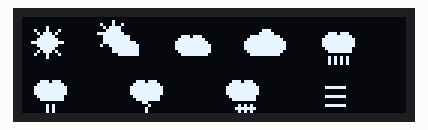
A sketch run on a simulated ESP32. Shown: 128×32 one-colour display.

Above: at 0.1 s.

The sketch:

full-weather-icons.ino
```cpp
// Test Sketch that displays all weather icons

#include <Arduino.h>
#include <Wire.h>
#include <Adafruit_GFX.h>
#include <Adafruit_SSD1306.h>
#include <math.h>

// —— OLED config —— //
#define SCREEN_WIDTH 128
#define SCREEN_HEIGHT 32
#define OLED_ADDR     0x3C
#define OLED_RESET    -1
#define SDA_PIN       21
#define SCL_PIN       22

Adafruit_SSD1306 display(SCREEN_WIDTH, SCREEN_HEIGHT, &Wire, OLED_RESET);

// List of weather icon codes to preview
const String codes[] = {
  "01d", "02d", "03d", "04d", "09d",   // row 1
  "10d", "11d", "13d", "50d"           // row 2
};

void setup() {
  Serial.begin(115200);
  Wire.begin(SDA_PIN, SCL_PIN);
  if (!display.begin(SSD1306_SWITCHCAPVCC, OLED_ADDR)) {
    Serial.println("OLED init failed");
    while (1) delay(1000);
  }
  display.clearDisplay();
}

void loop() {
  display.clearDisplay();

  // Row 1
  for (int i = 0; i < 5; i++) {
    int x = 4 + i * 24;
    drawWeatherIcon(codes[i], x, 4);
  }

  // Row 2
  for (int i = 5; i < 9; i++) {
    int j = i - 5;
    int x = 4 + j * 32;
    drawWeatherIcon(codes[i], x, 20);
  }

  display.display();
  delay(3000);
}

void drawWeatherIcon(const String& ic, int x, int y) {
  int cx = x + 4, cy = y + 4;

if (ic.startsWith("01")) {
  // SUN: slightly larger core + 8 proportionally spaced rays
  display.fillCircle(x + 4, y + 4, 3, SSD1306_WHITE);
  const int rx[8] = {4, 8, 9, 8, 4, 0, -1, 0};
  const int ry[8] = {-1, 0, 4, 8, 9, 8, 4, 0};
  for (int i = 0; i < 8; i++) {
    display.drawLine(x + 4, y + 4, x + rx[i], y + ry[i], SSD1306_WHITE);
  }
}


  else if (ic.startsWith("02")) {
    // FEW CLOUDS: sun (core radius 3) + gentle rays behind cloud
    display.fillCircle(cx - 2, cy - 2, 3, SSD1306_WHITE);
    for (int i = 0; i < 8; i++) {
      float a = i * PI / 4;
      int sx0 = cx - 2 + cos(a) * 3;
      int sy0 = cy - 2 + sin(a) * 3;
      int sx1 = cx - 2 + cos(a) * 5;
      int sy1 = cy - 2 + sin(a) * 5;
      display.drawLine(sx0, sy0, sx1, sy1, SSD1306_WHITE);
    }
    display.fillCircle(x + 5, y + 5, 3, SSD1306_WHITE);
    display.fillCircle(x + 8, y + 6, 2, SSD1306_WHITE);
    display.fillRect  (x + 5, y + 6, 6, 3, SSD1306_WHITE);
  }

  else if (ic.startsWith("03")) {
    // SCATTERED CLOUDS: three distinct puffs
    display.fillCircle(x + 2, y + 5, 3, SSD1306_WHITE);
    display.fillCircle(x + 6, y + 4, 2, SSD1306_WHITE);
    display.fillCircle(x + 8, y + 6, 2, SSD1306_WHITE);
    display.fillRect  (x + 2, y + 5, 7, 4, SSD1306_WHITE);
  }

  else if (ic.startsWith("04")) {
    // BROKEN CLOUDS: denser triple‑puff
    display.fillCircle(x + 1, y + 5, 3, SSD1306_WHITE);
    display.fillCircle(x + 5, y + 3, 3, SSD1306_WHITE);
    display.fillCircle(x + 8, y + 5, 3, SSD1306_WHITE);
    display.fillRect  (x + 1, y + 5, 9, 4, SSD1306_WHITE);
  }

  else if (ic.startsWith("09")) {
    // SHOWER RAIN: cloud + 4 drops
    display.fillCircle(x + 3, y + 4, 3, SSD1306_WHITE);
    display.fillCircle(x + 7, y + 4, 3, SSD1306_WHITE);
    display.fillRect  (x + 3, y + 4, 7, 4, SSD1306_WHITE);
    for (int i = 0; i < 4; i++) {
      display.drawLine(x + 2 + i * 2, y + 9, x + 2 + i * 2, y + 11, SSD1306_WHITE);
    }
  }

  else if (ic.startsWith("10")) {
    // RAIN: cloud + 2 drops
    display.fillCircle(x + 3, y + 4, 3, SSD1306_WHITE);
    display.fillCircle(x + 7, y + 4, 3, SSD1306_WHITE);
    display.fillRect  (x + 3, y + 4, 7, 4, SSD1306_WHITE);
    display.drawLine(x + 4, y + 9, x + 4, y + 11, SSD1306_WHITE);
    display.drawLine(x + 6, y + 9, x + 6, y + 11, SSD1306_WHITE);
  }

  else if (ic.startsWith("11")) {
  // THUNDERSTORM: cloud + more jagged lightning bolt
  display.fillCircle(x + 3, y + 4, 3, SSD1306_WHITE);
  display.fillCircle(x + 7, y + 4, 3, SSD1306_WHITE);
  display.fillRect  (x + 3, y + 4, 7, 4, SSD1306_WHITE);
  // Jagged Z-bolt
  display.drawLine(x + 5, y + 4, x + 3, y + 7, SSD1306_WHITE);
  display.drawLine(x + 3, y + 7, x + 6, y + 9, SSD1306_WHITE);
  display.drawLine(x + 6, y + 9, x + 4, y + 12, SSD1306_WHITE);
}

  else if (ic.startsWith("13")) {
    // SNOW: cloud + crisp flakes
    display.fillCircle(x + 3, y + 4, 3, SSD1306_WHITE);
    display.fillCircle(x + 7, y + 4, 3, SSD1306_WHITE);
    display.fillRect  (x + 3, y + 4, 7, 4, SSD1306_WHITE);
    for (int i = 0; i < 3; i++) {
      int px = x + 4 + i * 2, py = y + 9;
      display.drawLine(px, py, px, py + 2, SSD1306_WHITE);
      display.drawLine(px - 1, py + 1, px + 1, py + 1, SSD1306_WHITE);
    }
  }

  else if (ic.startsWith("50")) {
    // MIST
    for (int i = 0; i < 3; i++) {
      display.drawFastHLine(cx - 3, cy - 1 + i * 3, 7, SSD1306_WHITE);
    }
  }

  else {
    // DEFAULT CLOUD
    display.fillCircle(x + 4, y + 5, 3, SSD1306_WHITE);
    display.fillCircle(x + 8, y + 5, 3, SSD1306_WHITE);
    display.fillRect  (x + 4, y + 5, 7, 4, SSD1306_WHITE);
  }
}
```
